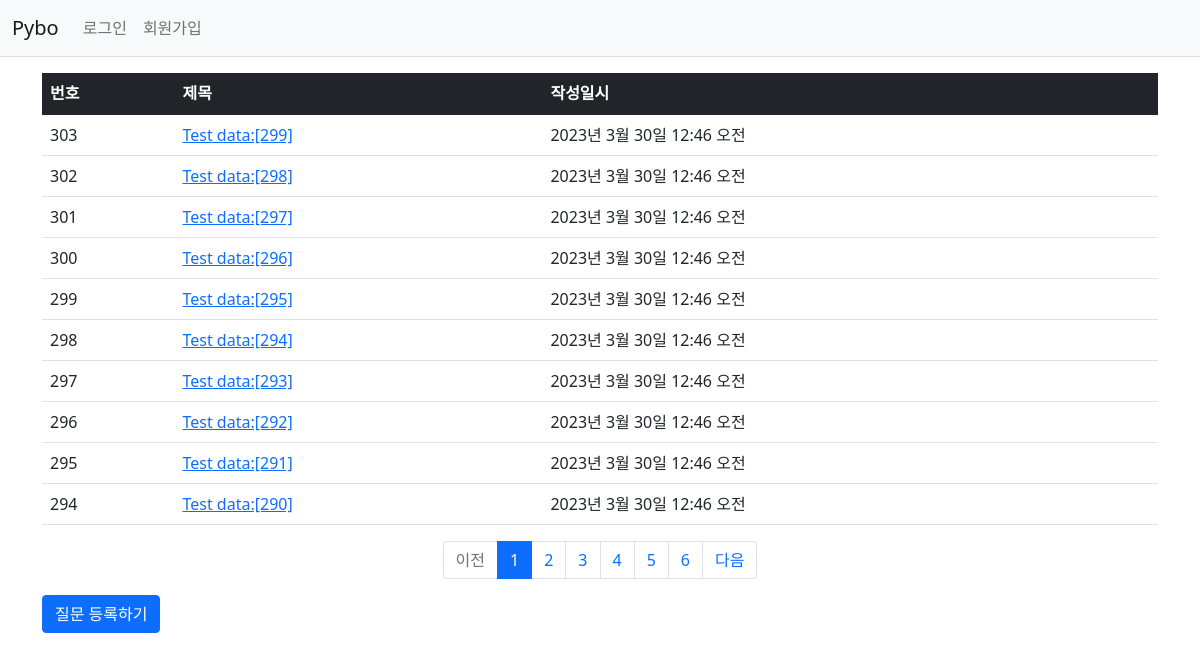
The page /pybo/ on the database as committed earlier.
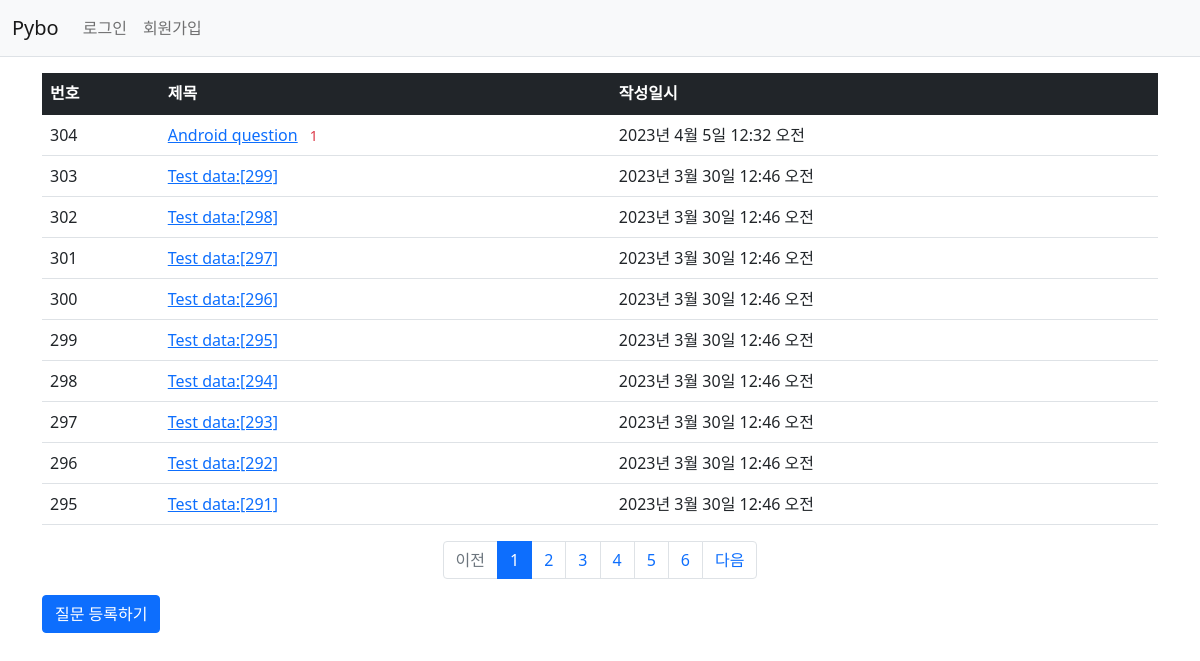
The same page on the database as committed later.
### pybo/models.py (models this page shows, shortened)
class Question(models.Model):
    author = models.ForeignKey(User, on_delete=models.CASCADE)  # question author
    subject = models.CharField(max_length=200)
    content = models.TextField()
    create_date = models.DateTimeField()
    modify_date = models.DateTimeField(null=True, blank=True)   # modified date

### pybo/views.py (the view)
# urls.py: path('', views.index, name='index'),    # '/'에 해당되는 path. 즉 http://localhost:8080/
def index(request):
    page = request.GET.get('page', '1')  # 페이지. # GET방식으로 호출된 url에서 page값을 가져올 때 사용됨
    question_list = Question.objects.order_by('-create_date')
    paginator = Paginator(question_list, 10)  # 페이지당 10개씩 보여주기
    page_obj = paginator.get_page(page)
    context = {'question_list': page_obj}   # question_list는 페이징 객체(page_obj)
    return render(request, 'pybo/question_list.html', context)

### pybo/templatetags/pybo_filter.py (called while the page is built)
@register.filter
def sub(value, arg):
    return value - arg

### templates/pybo/question_list.html
{%  extends 'base.html' %}
{% load pybo_filter %}
{% block content %}
<div class="container my-3">
    <table class="table">
        <thead>
        <tr class="table-dark">
            <th>번호</th>
            <th>제목</th>
            <th>작성일시</th>
        </tr>
        </thead>
        <tbody>
        {% if question_list %}
        {% for question in question_list %}
        <tr>
            <td>
                {{ question_list.paginator.count|sub:question_list.start_index|sub:forloop.counter0|add:1 }}
            </td>
            <td>
                <a href="{% url 'pybo:detail' question.id %}">{{ question.subject }}</a>
                {% if question.answer_set.count > 0 %}
                    <span class="text-danger small mx-2">{{ question.answer_set.count }}</span>
                {% endif %}
            </td>
            <td>{{ question.create_date }}</td>
        </tr>
        {% endfor %}
        {% else %}
        <tr>
            <td colspan="3">질문이 없습니다.</td>
        </tr>
        {% endif %}
        </tbody>
    </table>
    <ul class="pagination justify-content-center">
        {% if question_list.has_previous %}
        <li class="page-item">
            <a class="page-link" href="?page={{ question_list.previous_page_number }}">이전</a>
        </li>
        {% else %}
        <li class="page-item disabled">
            <a class="page-link" tabindex="-1" aria-disabled="true" href="#">이전</a>
        </li>
        {% endif %}
        {% for page_number in question_list.paginator.page_range %}
        {% if page_number >= question_list.number|add:-5 and page_number <= question_list.number|add:5 %}
        {% if page_number == question_list.number %}
        <li class="page-item active" aria-current="page">
            <a class="page-link" href="?page={{ page_number }}">{{ page_number }}</a>
        </li>
        {% else %}
        <li class="page-item">
            <a class="page-link" href="?page={{ page_number }}">{{ page_number }}</a>
        </li>
        {% endif %}
        {% endif %}
        {% endfor %}
        {% if question_list.has_next %}
        <li class="page-item">
            <a class="page-link" href="?page={{ question_list.next_page_number }}">다음</a>
        </li>
        {% else %}
        <li class="page-item disabled">
            <a class="page-link" tabindex="-1" aria-disabled="true" href="#">다음</a>
        </li>
        {% endif %}
    </ul>
    <a href="{% url 'pybo:question_create' %}" class="btn btn-primary">질문 등록하기</a>
</div>
{% endblock %}

### templates/base.html (shortened to what this page needs)
{% load static %}
<!doctype html>
<html lang="ko">
<head>
    <link rel="stylesheet" type="text/css" href="{% static 'bootstrap.min.css' %}">
    <link rel="stylesheet" type="text/css" href="{% static 'style.css' %}">
</head>
<body>
{% include "navbar.html" %}
{% block content %}
{% endblock %}
</body>
</html>

### templates/navbar.html (shortened to what this page needs)
<nav class="navbar navbar-expand-lg navbar-light bg-light border-bottom">
    <div class="container-fluid">
        <a class="navbar-brand" href="{% url 'pybo:index' %}">Pybo</a>
        <div class="collapse navbar-collapse" id="navbarSupportedContent">
            <ul class="navbar-nav me-auto mb-2 mb-lg-0">
                <li class="nav-item">
                    {% if user.is_authenticated %}
                        <a class="nav-link" href="{% url 'common:logout' %}">{{ user.username }} (로그아웃)</a>
                    {% else %}
                        <a class="nav-link" href="{% url 'common:login' %}">로그인</a>
                    {% endif %}
                </li>
                <li>
                    {% if not user.is_authenticated %}
                        <a class="nav-link" href="{% url 'common:signup' %}">회원가입</a>
                    {% endif %}
                </li>
            </ul>
        </div>
    </div>
</nav>

Rows that differ between the two databases and show on the page:
no longer on this page (row unchanged): Question: paginator.count|sub "294", subject "Test data:[290]", create_date "2023년 3월 30일 12:46 오전"
added Question: paginator.count|sub "304", subject "Android question", answer_set.count "1", create_date "2023년 4월 5일 12:32 오전"
